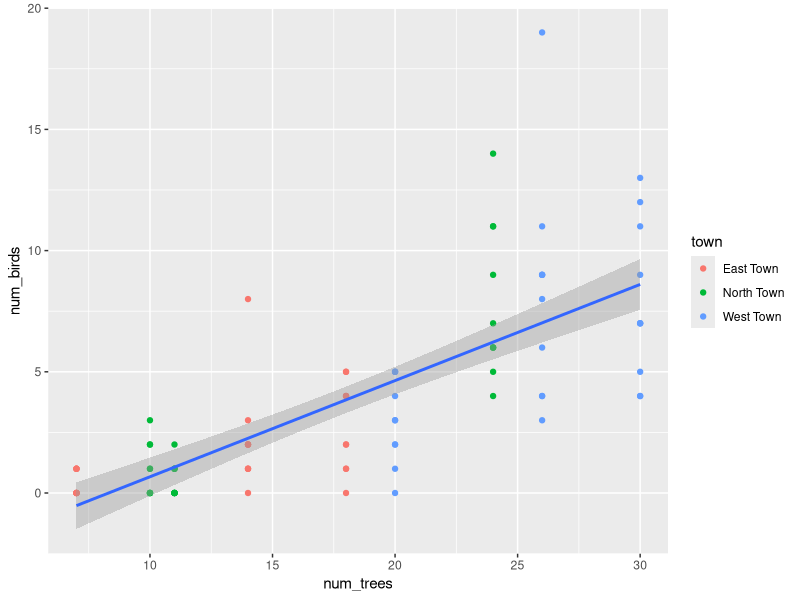
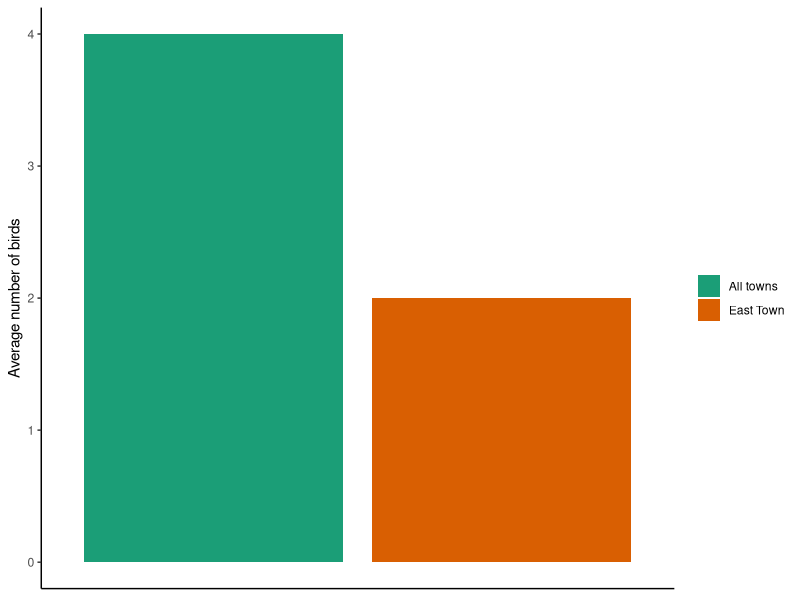
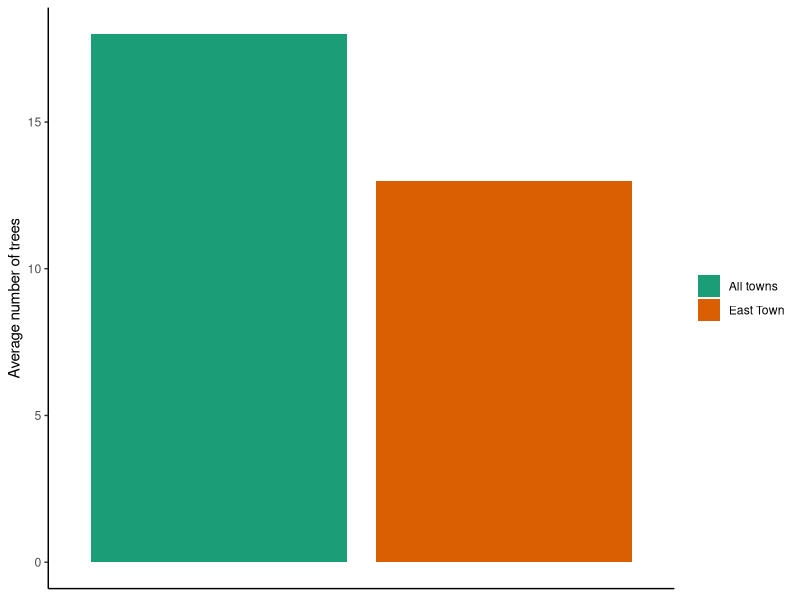
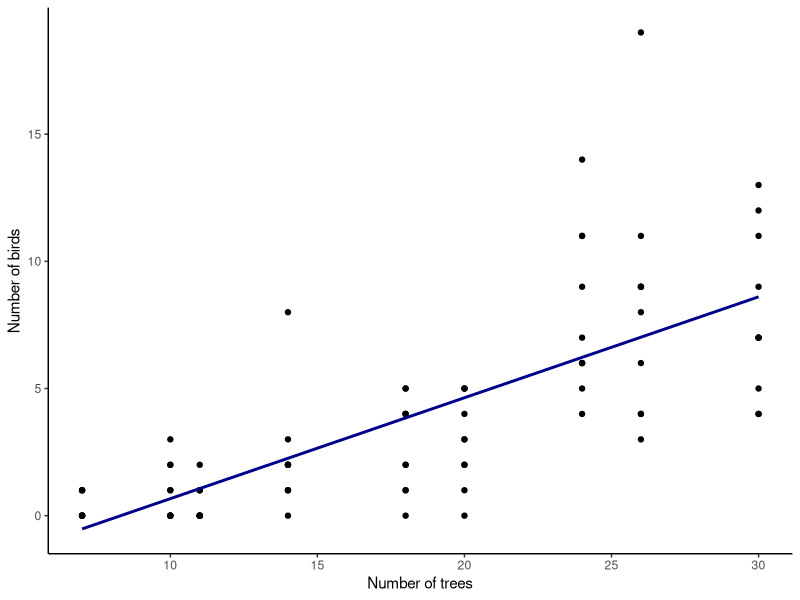

Reproduce these figures in R, in order. (Note: this script raises an error after producing the figures.)
# Template script for c4bi
# Authors' names
# Description of the script - This script will populate objects
# into the global environment that are called from the `template_rmd.Rmd`
# to produce individual reports for the sample dataset, `PlantGrowth` (built into R).


# SECTION 1: Load packages and data ----------

# Load packages
library(dplyr)
library(ggplot2)
library(rmarkdown)

# Load data
park_A <- cbind(rep("North Town", 10), rep("Beetle", 10), 1:10, rep(24, 10), rnbinom(10, 25, .75))
park_B <- cbind(rep("North Town", 10), rep("Butterfly", 10), 1:10, rep(10, 10), rnbinom(10, 5, .8))
park_C <- cbind(rep("East Town", 10), rep("Grasshopper", 10), 1:10, rep(18, 10), rnbinom(10, 12, .77))
park_D <- cbind(rep("East Town", 10), rep("Bee", 10), 1:10, rep(14, 10), rnbinom(10, 9, .79))
park_E <- cbind(rep("West Town", 10), rep("Wasp", 10), 1:10, rep(20, 10), rnbinom(10, 12, .77))
park_F <- cbind(rep("East Town", 10), rep("Ant", 10), 1:10, rep(7, 10), rnbinom(10, 4, .9))
park_G <- cbind(rep("West Town", 10), rep("Dragonfly", 10), 1:10, rep(26, 10), rnbinom(10, 20, .75))
park_H <- cbind(rep("North Town", 10), rep("Damselfly", 10), 1:10, rep(11, 10), rnbinom(10, 4, .82))
park_I <- cbind(rep("West Town", 10), rep("Mantis", 10), 1:10, rep(30, 10), rnbinom(10, 27, .8))

park <- as.data.frame(rbind(park_A,
                            park_B,
                            park_C,
                            park_D,
                            park_E,
                            park_F,
                            park_G,
                            park_H,
                            park_I))

names(park)[1] <- "town"
names(park)[2] <- "park"
names(park)[3] <- "day"
names(park)[4] <- "num_trees"
names(park)[5] <- "num_birds"
park$num_birds <- as.numeric(as.character(park$num_birds))
park$num_trees <- as.numeric(as.character(park$num_trees))
park$town <- as.character(park$town)

ggplot(park, aes(x = num_trees, y = num_birds)) +
  geom_point(aes(color = town)) +
  geom_smooth(method = "lm")


# SECTION 2: Create objects or lists of some plots to be used in the reports. ----------
# Prep data.
town_sum <- park %>%
  group_by(town) %>%
  summarize(mean_birds = mean(num_birds),
            mean_trees = mean(num_trees))

mean_birds_all <- c("All towns", mean(park$num_birds), NA)
mean_trees_all <- c("All towns", NA, mean(park$num_trees))

bird_sum <- rbind(town_sum, mean_birds_all) %>%
  select(-mean_trees)
tree_sum <- rbind(town_sum, mean_trees_all) %>%
  select(-mean_birds)

# Try out some exploratory plots to see how they look.
# Here, we are calling the data from a subset - a single focal town and the average across all towns.
ggplot(bird_sum[c(1, length(bird_sum$town)),], aes(x = town, y = round(as.numeric(mean_birds), digits = 0))) +
  geom_bar(stat = "identity", aes(fill = town)) +
  labs(y = "Average number of birds") +
  theme_classic() +
  theme(axis.ticks.x = element_blank(),
        axis.text.x = element_blank(),
        axis.title.x = element_blank(),
        legend.title = element_blank()) +
  scale_fill_brewer(palette = "Dark2")

ggplot(data = tree_sum[c(1, length(tree_sum$town)),], aes(x = town, y = round(as.numeric(mean_trees), digits = 0))) +
  geom_bar(stat = "identity", aes(fill = town)) +
  labs(y = "Average number of trees") +
  theme_classic() +
  theme(axis.ticks.x = element_blank(),
        axis.text.x = element_blank(),
        axis.title.x = element_blank(),
        legend.title = element_blank()) +
  scale_fill_brewer(palette = "Dark2")

ggplot(data = park, aes(x = num_trees, y = num_birds)) +
  geom_point() +
  geom_smooth(method = "lm", se = FALSE, color = "blue4") +
  labs(x = "Number of trees",
       y = "Number of birds") +
  theme_classic()

# Name objects to be called in RMarkdown.

report_name <- factor(c("East Town","North Town","West Town"))

# SECTION 3: Run a "for loop" that will cycle through the datasets to create individualized reports  ----------

i = 1
samp <- length(report_name)

for (i in 1:samp) { # The 'for loop' should be run as many times as there are farms.
  report <- report_name[i]

  bird_plot <- ggplot(bird_sum[c(i, length(bird_sum$town)),], aes(x = town, y = round(as.numeric(mean_birds), digits = 0))) +
    geom_bar(stat = "identity", aes(fill = town)) +
    labs(y = "Average number of birds") +
    theme_classic() +
    theme(axis.ticks.x = element_blank(),
          axis.text.x = element_blank(),
          axis.title.x = element_blank(),
          legend.title = element_blank(),
          axis.text.y = element_text(color = "grey20", size = 12, angle = 0, hjust = .5, vjust = .5, face = "plain"),
          axis.title = element_text(size = 13.6),
          legend.text = element_text(size = 13)) +
    scale_fill_brewer(palette = "Dark2")

  tree_plot <- ggplot(tree_sum[c(i, length(tree_sum$town)),], aes(x = town, y = round(as.numeric(mean_trees), digits = 0))) +
    geom_bar(stat = "identity", aes(fill = town)) +
    labs(y = "Average number of trees") +
    theme_classic() +
    theme(axis.ticks.x = element_blank(),
          axis.text.x = element_blank(),
          axis.title.x = element_blank(),
          legend.title = element_blank(),
          axis.text.y = element_text(color = "grey20", size = 12, angle = 0, hjust = .5, vjust = .5, face = "plain"),
          axis.title = element_text(size = 13.6),
          legend.text = element_text(size = 13)) +
    scale_fill_brewer(palette = "Dark2")

  birds_by_trees <- ggplot(data = park, aes(x = num_trees, y = num_birds)) +
    geom_point() +
    geom_smooth(method = "lm", se = FALSE, color = "blue4") +
    labs(x = "Number of trees",
         y = "Number of birds") +
    theme_classic() +
    theme(axis.text = element_text(size = 13.5),
          axis.title = element_text(size = 13.5))

  render("analysis/template_reports/template_rmd.Rmd", output_file = paste0('example_', report_name[i], ".html"), "html_document") # This line executes each farm's .html report by calling the "child" .rmd file.
  # NOTE: The .rmd should be located in the same workspace directory as this R script.
  # ANOTHER NOTE: The .html files will be located in the same workspace directory as this R script.
}
